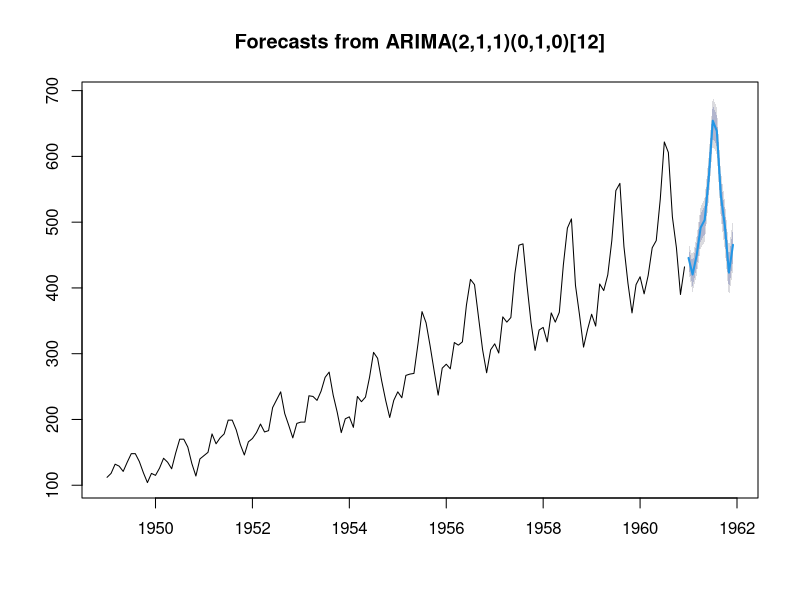

This figure's R source:
## ---- chunk 1
install.packages("forecast")
## ---- chunk 2
library(forecast)
## ---- chunk 3
data("AirPassengers")
ts_data <- AirPassengers
## ---- chunk 4
model_arima <- auto.arima(ts_data)
print(model_arima)
## ---- chunk 5
forecast_result <- forecast(model_arima, h = 12)  # h = the number of periods you want to forecast
print(forecast_result)
## ---- chunk 6
plot(forecast_result)
